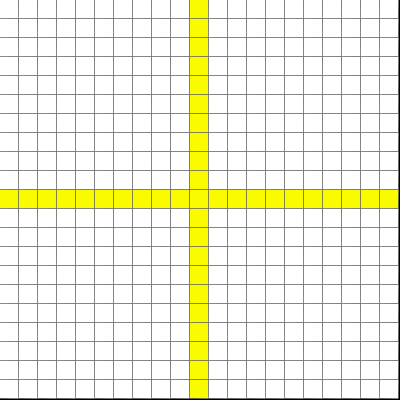
Frame 1 (no input)
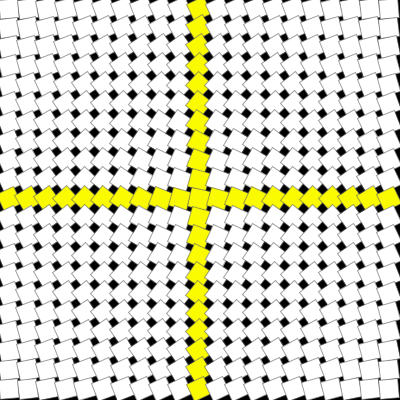
Frame 60 (the mouse pressed at the canvas centre just before this capture)
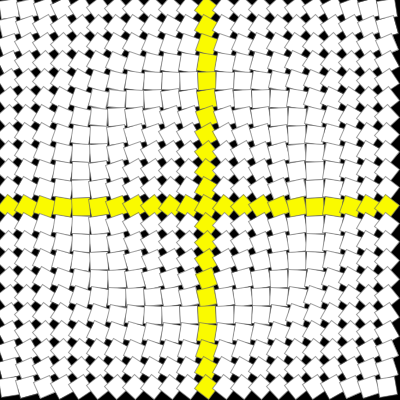
Frame 120 (the mouse held since frame 60 and released just before this capture)

The Processing sketch that drew these frames (run headless with seeded random() and noise(); from frame 60 on, the mouse is pressed at the canvas centre):

// Processing sketch: ejemplo3grillaGiratoriaConVelocidad2
// ── ejemplo3grillaGiratoriaConVelocidad2.pde
int cantidad, taman;

void setup() {
  size(400, 400);

  cantidad=21;
}
void draw() {
  background(0);

  taman=width/cantidad;

  for (int i=0; i<cantidad; i++) {
    for (int j=0; j<cantidad; j++) {
      float distan = dist(ubic(i, taman), ubic(j, taman), width/2, height/2);
      float velo = map(distan, 0, dist(0, 0, width/2, height/2), 0.2, 1.5);

      if (i==cantidad/2 || j==cantidad/2) {
        
        fill(250, 250, 0);
      } else {
        fill(255);
      }
      rotation(ubic(i, taman), ubic(j, taman), taman, velo); // agregamos velocidad de giro
    }
  }
}
int ubic(int indice, int tam) {
  return indice*tam+tam/2;
}
void rotation(int px, int py, int tam, float velocidad) {
  push();
  translate(px, py);
  rotate(radians(frameCount*velocidad));
  rectMode(CENTER);
  stroke(100, 156);
  rect(0, 0, tam, tam);
  pop();
}
void mousePressed() {
  cantidad++;
}
void keyPressed() {
  cantidad=5;
}
